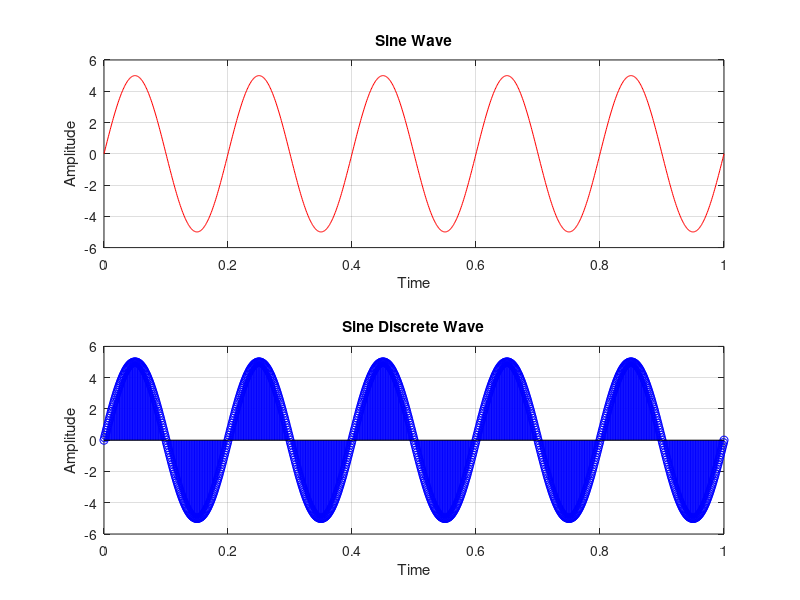

Write MATLAB code to recreate this figure.
%sin discrete wave
clc;
clear all;
close all;
t=0:0.001:1;
vm=input('Enter the value of vm : ');
fm=input('Enter the value of fm : ');
m=vm*sin(2 * pi * fm * t);
subplot(2,1,1);
plot(t,m,'r')
title('Sine Wave');
xlabel('Time');
ylabel('Amplitude');
grid on;
subplot(2,1,2);
stem(t,m,'b')
title('Sine Discrete Wave');
xlabel('Time');
ylabel('Amplitude');
grid on;
